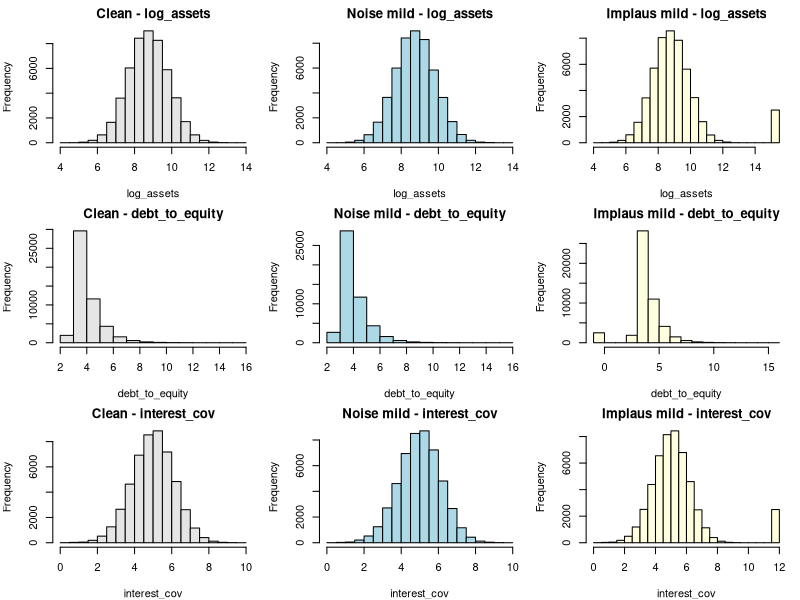

Here is the R script that generated this plot:
## ---- chunk 1
knitr::opts_chunk$set(echo = TRUE)
setwd("C:/Users/HaightD/OneDrive - Kantar/Documents/Masters/THESIS/CODE")

## ---- chunk 2
  rescale_with_clean_params <- function(x_impaired, scaling_params) {
    (x_impaired - scaling_params["mean"]) / scaling_params["sd"]
  }

# for random noise only
rescale_mean_only <- function(x_impaired, scaling_params) {
  x_impaired - scaling_params["mean"]
}


## ---- chunk 3

simulate_clean_data_simple <- function(N = 50000, seed = 1) {
  set.seed(seed)

  # --- 1. Root variables (generated independently) ---
  firm_age <- rgamma(N, shape = 3, rate = 0.15)   # ~5-40 years, right-skewed
  sector   <- sample(0:1, N, replace = TRUE)        # 0 = services, 1 = manufacturing

  # --- 2. Chained regression dependencies ---
  log_assets     <- 8 + 0.03 * firm_age + 0.3 * sector + rnorm(N, 0, 1)
  debt_to_equity <- pmax(3 - 0.1 * scale(log_assets) - 0.02 * scale(firm_age) +
                         rgamma(N, shape = 1, rate = 1), 0)
  interest_cov   <- pmax(5 - 0.4 * scale(debt_to_equity) + 0.3 * scale(log_assets) +
                         rnorm(N, 0, 1), 0)

  # --- 3. Standardize using clean data parameters (save for later impairment use) ---
  log_assets_mean     <- mean(log_assets);     log_assets_sd     <- sd(log_assets)
  debt_to_equity_mean <- mean(debt_to_equity); debt_to_equity_sd <- sd(debt_to_equity)
  interest_cov_mean   <- mean(interest_cov);   interest_cov_sd   <- sd(interest_cov)
  firm_age_mean       <- mean(firm_age);       firm_age_sd       <- sd(firm_age)

  log_assets_z     <- (log_assets     - log_assets_mean)     / log_assets_sd
  debt_to_equity_z <- (debt_to_equity - debt_to_equity_mean) / debt_to_equity_sd
  interest_cov_z   <- (interest_cov   - interest_cov_mean)   / interest_cov_sd
  firm_age_z       <- (firm_age       - firm_age_mean)       / firm_age_sd

  # --- 4. True coefficients (all in SD units) ---
  beta0               <- -3.5   # this is the default rate we should recover
  beta_log_assets     <- -0.2   # larger firms less likely to default
  beta_debt_to_equity <-  0.4   # higher leverage = higher risk
  beta_interest_cov   <- -0.3   # higher coverage = lower risk
  beta_sector         <-  0.2   # manufacturing slightly riskier
  beta_firm_age       <- -0.1   # older firms slightly safer

  # --- 5. Default outcome ---
  linpred <- beta0 +
    beta_log_assets     * log_assets_z +
    beta_debt_to_equity * debt_to_equity_z +
    beta_interest_cov   * interest_cov_z +
    beta_sector         * sector +
    beta_firm_age       * firm_age_z

  pd_true <- plogis(linpred)   # inverse-logit -- in terms of probabilities
  default <- rbinom(N, size = 1, prob = pd_true) # the actual outcome

  cat("Default rate:", round(mean(default), 3), "\n")

  # --- 6. Return data and scaling parameters ---
  list(
    data = data.frame(
      default, sector,
      log_assets, debt_to_equity, interest_cov, firm_age,   # raw
      log_assets_z, debt_to_equity_z, interest_cov_z, firm_age_z,  # scaled
      pd_true
    ),
    scaling = list(
      log_assets     = c(mean = log_assets_mean,     sd = log_assets_sd),
      debt_to_equity = c(mean = debt_to_equity_mean, sd = debt_to_equity_sd),
      interest_cov   = c(mean = interest_cov_mean,   sd = interest_cov_sd),
      firm_age       = c(mean = firm_age_mean,        sd = firm_age_sd)
    ),
    true_betas = c(
      intercept       = beta0,
      log_assets      = beta_log_assets,
      debt_to_equity  = beta_debt_to_equity,
      interest_cov    = beta_interest_cov,
      sector          = beta_sector,
      firm_age        = beta_firm_age
    )
  )
}



## ---- chunk 4


result <- simulate_clean_data_simple(N = 50000, seed = 123)
dat    <- result$data

mean(dat$default)  # default rate check - should be near the "truth"
## ---- chunk 5
## Model fit
# Fitting a logistic regression -- this is the baseline model
# fitcheck_raw uses raw inputs, fitcheck_scaled uses pre-scaled inputs (should recover true betas)

# Raw inputs -- coefficients not directly comparable to true betas
fitcheck_raw <- glm(default ~ log_assets + debt_to_equity + interest_cov + sector + firm_age,
            data = dat, family = binomial())
summary(fitcheck_raw)

# Pre-scaled inputs -- coefficients should recover true betas closely
fitcheck_scaled <- glm(default ~ log_assets_z + debt_to_equity_z + interest_cov_z + 
                      sector + firm_age_z,
            data = dat, family = binomial())
summary(fitcheck_scaled)

# Compare estimated vs true betas -- this is your coefficient recovery check
true_betas <- result$true_betas

recovery <- data.frame(
  true      = true_betas,
  estimated = coef(fitcheck_scaled),
  diff      = coef(fitcheck_scaled) - true_betas
)
print(round(recovery, 4))
## ---- chunk 6

## ---- chunk 7
impair_mcar <- function(dat, scaling, severity = "mild") {
  
  # Realistic placeholder severity levels
  # Mild: ~5-10% missing, Severe: ~25-30% missing
  miss_prob <- switch(severity,
    mild   = 0.08,
    severe = 0.28
  )
  
  dat_impaired <- dat
  n <- nrow(dat)
  
  # Apply MCAR to financial ratio columns only
  # (sector and firm_age are typically always observed)
  financial_vars <- c("log_assets", "debt_to_equity", "interest_cov")
  
  for (var in financial_vars) {
    
    # Introduce missingness completely at random
    missing_idx <- rbinom(n, 1, prob = miss_prob) == 1
    dat_impaired[[var]][missing_idx] <- NA
    
    # Placeholder imputation: clean mean (will be swapped out later)
    clean_mean <- scaling[[var]]["mean"]
    dat_impaired[[var]][is.na(dat_impaired[[var]])] <- clean_mean
    
    # Rescale using clean parameters
    dat_impaired[[paste0(var, "_z")]] <- rescale_with_clean_params(
      dat_impaired[[var]],
      scaling[[var]]
    )
  }
  
  # Track what was impaired for later evaluation
  attr(dat_impaired, "impairment") <- list(
    type      = "MCAR",
    severity  = severity,
    miss_prob = miss_prob,
    vars      = financial_vars
  )
  
  dat_impaired
}


## ---- chunk 8

result <- simulate_clean_data_simple(N = 50000, seed = 123)
dat    <- result$data

dat_mcar_mild   <- impair_mcar(dat, result$scaling, severity = "mild")
dat_mcar_severe <- impair_mcar(dat, result$scaling, severity = "severe")


## ---- chunk 9

impair_mnar <- function(dat, scaling, severity = "mild") {
  
  # MNAR: older firms less likely to report interest_cov
  # missingness probability is driven by firm_age
  # mild: ~8% average missing, severe: ~28% average missing
  # (matches MCAR rates intentionally so comparisons are fair)
  mnar_intercept <- switch(severity,
    mild   = -3.5,
    severe = -1.5
  )
  
  dat_impaired <- dat
  n <- nrow(dat)
  
  # Missingness probability increases with firm age
  prob_missing <- plogis(mnar_intercept + 0.05 * dat$firm_age)
  
  # Sanity check: print average missing rate so you can verify severity
  cat("Average MNAR missing rate:", round(mean(prob_missing), 3), "\n")
  
  # Introduce missingness in interest_cov only
  # (this is the variable most plausibly linked to firm age in your DGP)
  missing_idx <- rbinom(n, 1, prob = prob_missing) == 1
  dat_impaired$interest_cov[missing_idx] <- NA
  
  # Placeholder imputation: clean mean (will be swapped out later)
  clean_mean <- scaling$interest_cov["mean"]
  dat_impaired$interest_cov[is.na(dat_impaired$interest_cov)] <- clean_mean
  
  # Rescale using clean parameters
  dat_impaired$interest_cov_z <- rescale_with_clean_params(
    dat_impaired$interest_cov,
    scaling$interest_cov
  )
  
  # Tag with metadata
  attr(dat_impaired, "impairment") <- list(
    type             = "MNAR",
    severity         = severity,
    mnar_intercept   = mnar_intercept,
    avg_miss_rate    = mean(prob_missing),
    driven_by        = "firm_age",
    vars             = "interest_cov"
  )
  
  dat_impaired
}


## ---- chunk 10

dat_mnar_mild   <- impair_mnar(dat, result$scaling, severity = "mild")
dat_mnar_severe <- impair_mnar(dat, result$scaling, severity = "severe")


## ---- chunk 11

impair_noise <- function(dat, scaling, severity = "mild") {
  
  # Measurement noise: Gaussian noise added to continuous financial predictors
  # Severity defined as % of each variable's clean SD
  # mild: SD_noise = 10% of clean SD, severe: SD_noise = 50% of clean SD
  noise_sd_multiplier <- switch(severity,
    mild   = 0.10,
    severe = 0.50
  )
  
  dat_impaired <- dat
  n <- nrow(dat)
  
  # Variables to corrupt — continuous financial predictors only
  # (firm_age excluded: it drives MNAR so corrupting it would confound comparisons)
  # (sector excluded: categorical)
  noise_vars <- c("log_assets", "debt_to_equity", "interest_cov")
  
  for (v in noise_vars) {
    clean_sd   <- scaling[[v]]["sd"]
    noise      <- rnorm(n, mean = 0, sd = noise_sd_multiplier * clean_sd)
    dat_impaired[[v]] <- dat_impaired[[v]] + noise
  }
  
  # Print SD inflation per variable so you can verify severity
  for (v in noise_vars) {
    cat(sprintf("Noise SD for %s: %.4f (%.0f%% of clean SD = %.4f)\n",
      v,
      noise_sd_multiplier * scaling[[v]]["sd"],
      noise_sd_multiplier * 100,
      scaling[[v]]["sd"]
    ))
  }
  
  # Rescale using clean parameters for MEAN ONLY
for (v in noise_vars) {
  z_name <- paste0(v, "_z")
  dat_impaired[[z_name]] <- rescale_mean_only(
    dat_impaired[[v]],
    scaling[[v]]
  )
}
  
  # Tag with metadata
  attr(dat_impaired, "impairment") <- list(
    type               = "noise",
    severity           = severity,
    noise_sd_multiplier = noise_sd_multiplier,
    vars               = noise_vars
  )
  
  dat_impaired
}

## ---- chunk 12

dat_noise_mild   <- impair_noise(dat, result$scaling, severity = "mild")
dat_noise_severe <- impair_noise(dat, result$scaling, severity = "severe")

## ---- chunk 13

impair_implausible <- function(dat, scaling, severity = "mild") {
  
  # Implausible values: replace a random subset of rows with domain-invalid
  # or extreme outlier values, depending on the variable
  # Severity controls the % of rows corrupted
  # PLACEHOLDER rates — to be confirmed with company supervisors
  corrupt_rate <- switch(severity,
    mild   = 0.05,  # 5% of rows corrupted
    severe = 0.15   # 15% of rows corrupted
  )
  
  dat_impaired <- dat
  n <- nrow(dat)
  
  # --- Define implausible value per variable ---
  # PLACEHOLDER definitions — swap these out once company confirms benchmarks
  implausible_values <- list(
    log_assets     = mean(dat$log_assets) + 6 * sd(dat$log_assets),  # extreme high outlier
    debt_to_equity = -1,                                               # domain-invalid: negative
    interest_cov   = mean(dat$interest_cov) + 6 * sd(dat$interest_cov), # extreme high outlier
    firm_age       = -10                                               # domain-invalid: negative age
  )
  
  implausible_vars <- names(implausible_values)
  
  # --- Inject implausible values ---
  for (v in implausible_vars) {
    corrupt_idx <- sample(n, size = floor(corrupt_rate * n), replace = FALSE)
    dat_impaired[[v]][corrupt_idx] <- implausible_values[[v]]
    cat(sprintf("Implausible values injected in %s: %d rows (%.0f%%), value = %.2f\n",
      v,
      length(corrupt_idx),
      corrupt_rate * 100,
      implausible_values[[v]]
    ))
  }
  
  # No rescaling — implausible values are intended to distort the variable's
  # distribution. Rescaling would compress the damage and understate the impairment effect.
  
  # Tag with metadata
  attr(dat_impaired, "impairment") <- list(
    type         = "implausible",
    severity     = severity,
    corrupt_rate = corrupt_rate,
    vars         = implausible_vars
  )
  
  dat_impaired
}


## ---- chunk 14

dat_impl_mild   <- impair_implausible(dat, result$scaling, severity = "mild")
dat_impl_severe <- impair_implausible(dat, result$scaling, severity = "severe")


## ---- chunk 15

# ── Sanity Checks: All Impairment Functions ────────────────────────────────

# Assumes the following objects exist in your environment:
# dat                                        (clean data)
# dat_mcar_mild,    dat_mcar_severe
# dat_mnar_mild,    dat_mnar_severe
# dat_noise_mild,   dat_noise_severe
# dat_impl_mild,    dat_impl_severe
# scaling <- attr(dat, "scaling")

scaling <- attr(dat, "scaling")

# ── 1. Missing rates (MCAR & MNAR) ────────────────────────────────────────

cat("=== Missing Rates ===\n")
cat("MCAR mild:  ", round(mean(is.na(dat_mcar_mild$interest_cov)), 3),  "\n")
cat("MCAR severe:", round(mean(is.na(dat_mcar_severe$interest_cov)), 3), "\n")
cat("MNAR mild:  ", round(mean(is.na(dat_mnar_mild$interest_cov)), 3),  "\n")
cat("MNAR severe:", round(mean(is.na(dat_mnar_severe$interest_cov)), 3), "\n")

# ── 2. MNAR missingness increases with firm age ────────────────────────────

cat("\n=== MNAR: Missing Rate by Firm Age Quartile ===\n")
age_bins <- cut(dat$firm_age, breaks = 4)

cat("Mild:\n")
print(round(tapply(is.na(dat_mnar_mild$interest_cov), age_bins, mean), 3))

cat("Severe:\n")
print(round(tapply(is.na(dat_mnar_severe$interest_cov), age_bins, mean), 3))

# ── 3. Noise inflated SD ──────────────────────────────────────────────────

cat("\n=== Noise: SD Before and After ===\n")
noise_vars <- c("log_assets", "debt_to_equity", "interest_cov")

for (v in noise_vars) {
  cat(sprintf("%-20s clean SD: %.4f | mild SD: %.4f | severe SD: %.4f\n",
    v,
    sd(dat[[v]]),
    sd(dat_noise_mild[[v]]),
    sd(dat_noise_severe[[v]])
  ))
}

# ── 4. Implausible values are present ─────────────────────────────────────

cat("\n=== Implausible: Summary of Affected Variables ===\n")
impl_vars <- c("log_assets", "debt_to_equity", "interest_cov", "firm_age")

for (v in impl_vars) {
  cat(sprintf("\n%s:\n", v))
  cat("  mild max:  ", round(max(dat_impl_mild[[v]]),  2), "\n")
  cat("  severe max:", round(max(dat_impl_severe[[v]]), 2), "\n")
}

# Domain-invalid checks
cat("\nNegative debt_to_equity — mild: ",
  round(mean(dat_impl_mild$debt_to_equity < 0), 3),  
  "| severe:", 
  round(mean(dat_impl_severe$debt_to_equity < 0), 3), "\n")

cat("Negative firm_age — mild: ",
  round(mean(dat_impl_mild$firm_age < 0), 3),  
  "| severe:", 
  round(mean(dat_impl_severe$firm_age < 0), 3), "\n")

# ── 5. Visual distributions ───────────────────────────────────────────────

par(mfrow = c(3, 3), mar = c(4, 4, 2, 1))

for (v in c("log_assets", "debt_to_equity", "interest_cov")) {
  hist(dat[[v]],            main = paste("Clean -", v),       xlab = v, col = "grey90")
  hist(dat_noise_mild[[v]], main = paste("Noise mild -", v),  xlab = v, col = "lightblue")
  hist(dat_impl_mild[[v]],  main = paste("Implaus mild -", v), xlab = v, col = "lightyellow")
}

# ── 6. Metadata tags ──────────────────────────────────────────────────────

cat("\n=== Metadata Tags ===\n")
for (nm in c("dat_mcar_mild", "dat_mcar_severe",
             "dat_mnar_mild", "dat_mnar_severe",
             "dat_noise_mild", "dat_noise_severe",
             "dat_impl_mild", "dat_impl_severe")) {
  cat(nm, "→ type:", attr(get(nm), "impairment")$type,
      "| severity:", attr(get(nm), "impairment")$severity, "\n")
}
